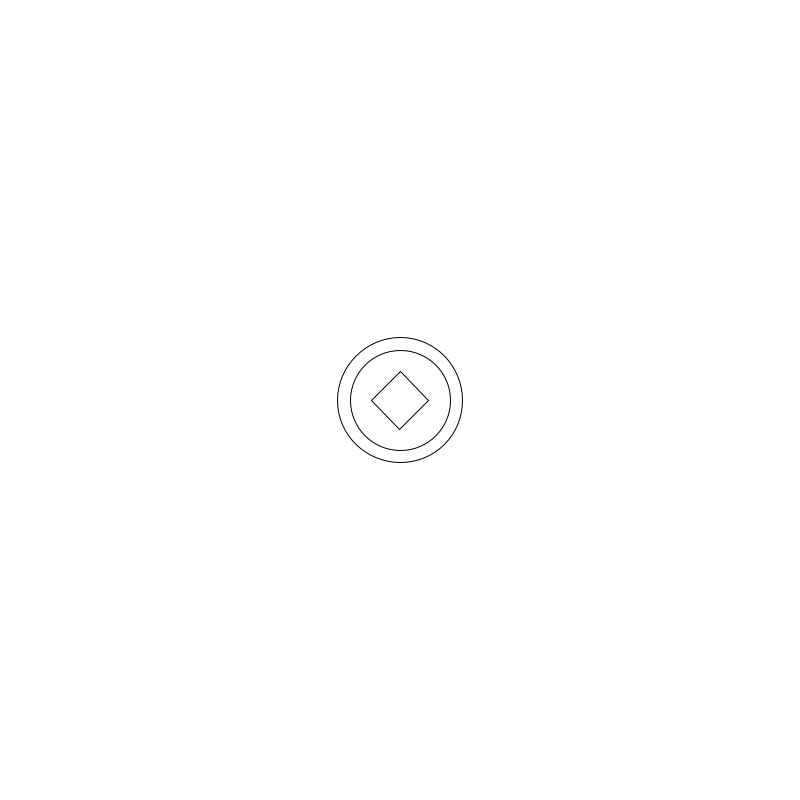
Frame 1 (no input)
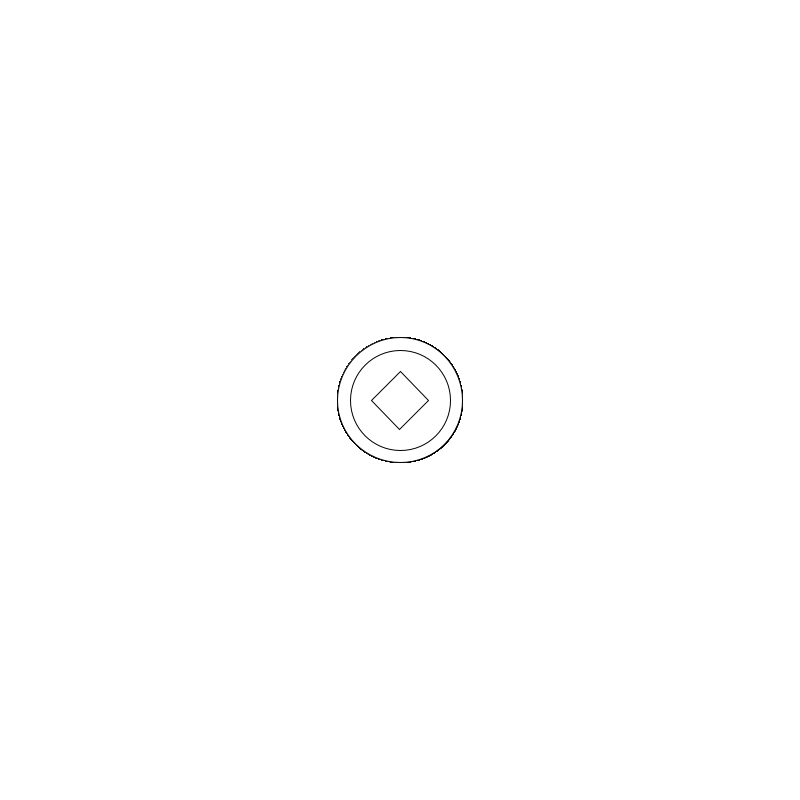
Frame 60 (the mouse pressed at the canvas centre just before this capture)
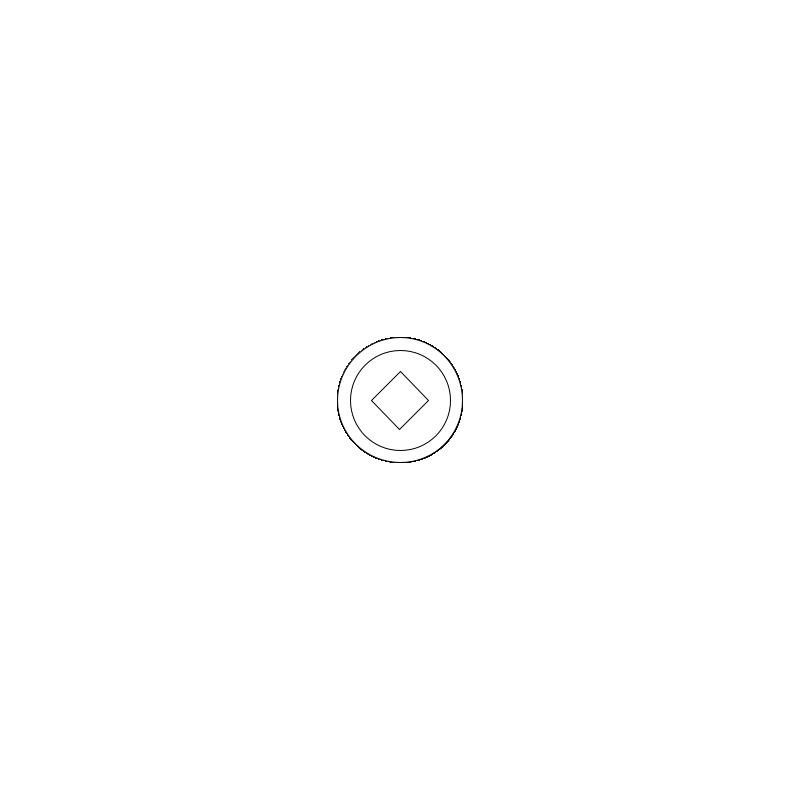
Frame 120 (the mouse held since frame 60 and released just before this capture)

The Processing sketch that drew these frames (run headless with seeded random() and noise(); from frame 60 on, the mouse is pressed at the canvas centre):

// Processing sketch: centeredDiamond
// ── centeredDiamond.pde
void setup(){
    size(800, 800);
    background(255);
  }
  
void draw(){ // rectMode(CENTER);
    // outter
    circle(width/2, height/2, 125);
    // inner 
    circle(width/2, height/2, 100);
    // diamond
    translate(width/2, height/2);
    rotate(radians(45));
    rectMode(CENTER);
    
    square(0, 0, 40);
    
}
